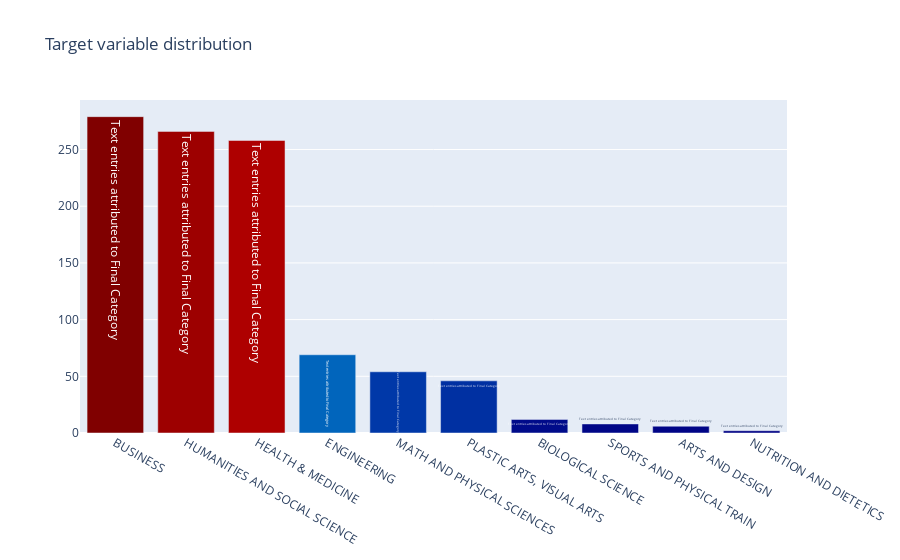

The cell this chart's notebook holds for it:
### Code cell
data = [go.Bar(
            x = df1.final_cat.unique(),
            y = df1.final_cat.value_counts().values,
            marker= dict(colorscale='Jet',
                         color = df1.final_cat.value_counts().values
                        ),
            text='Text entries attributed to Final Category'
    )]

layout = go.Layout(
    title='Target variable distribution'
)

fig = go.Figure(data=data, layout=layout)

py.iplot(fig, filename='basic-bar')

### Figure 1 — Plotly figure (JSON) as saved in the notebook; plotly's stock layout.template omitted (floating-point values rounded to 4 significant figures)
{"data": [{"marker": {"color": [279, 266, 258, 69, 54, 46, 12, 8, 6, 2], "colorscale": [[0, "rgb(0,0,131)"], [0.2, "rgb(0,60,170)"], [0.4, "rgb(5,255,255)"], [0.6, "rgb(255,255,0)"], [0.8, "rgb(250,0,0)"], [1, "rgb(128,0,0)"]]}, "text": "Text entries attributed to Final Category", "type": "bar", "x": ["BUSINESS", "HUMANITIES AND SOCIAL SCIENCE", "HEALTH & MEDICINE", "ENGINEERING", "MATH AND PHYSICAL SCIENCES", "PLASTIC ARTS, VISUAL ARTS", "BIOLOGICAL SCIENCE", "SPORTS AND PHYSICAL TRAIN", "ARTS AND DESIGN", "NUTRITION AND DIETETICS"], "y": [279, 266, 258, 69, 54, 46, 12, 8, 6, 2]}], "layout": {"title": {"text": "Target variable distribution"}, "xaxis": {"type": "category", "range": [-0.5, 9.5], "autorange": true}, "yaxis": {"type": "linear", "range": [0, 293.7], "autorange": true}, "autosize": true}}
